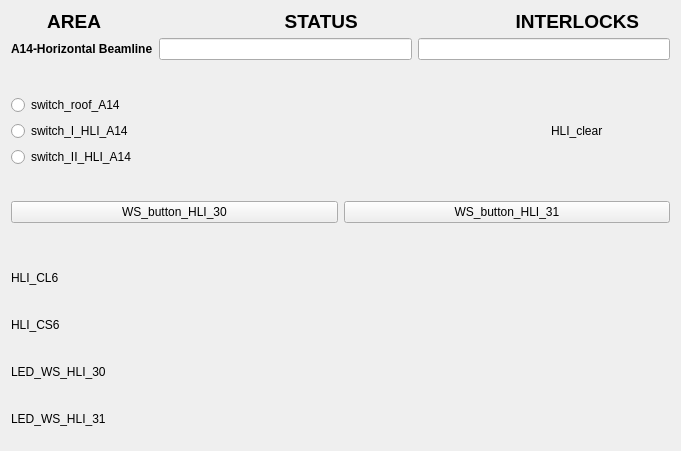
<?xml version="1.0" encoding="UTF-8"?>
<ui version="4.0">
 <class>Form</class>
 <widget class="QWidget" name="Form">
  <property name="geometry">
   <rect>
    <x>0</x>
    <y>0</y>
    <width>681</width>
    <height>451</height>
   </rect>
  </property>
  <property name="windowTitle">
   <string>Form</string>
  </property>
  <layout class="QVBoxLayout" name="verticalLayout_3">
   <item>
    <layout class="QVBoxLayout" name="verticalLayout">
     <item>
      <widget class="QLabel" name="label_4">
       <property name="maximumSize">
        <size>
         <width>16777215</width>
         <height>21</height>
        </size>
       </property>
       <property name="font">
        <font>
         <pointsize>14</pointsize>
         <weight>75</weight>
         <bold>true</bold>
        </font>
       </property>
       <property name="text">
        <string>       AREA                                   STATUS                              INTERLOCKS </string>
       </property>
      </widget>
     </item>
     <item>
      <layout class="QFormLayout" name="formLayout_2">
       <property name="fieldGrowthPolicy">
        <enum>QFormLayout::AllNonFixedFieldsGrow</enum>
       </property>
       <item row="0" column="0">
        <widget class="QLabel" name="label_2">
         <property name="font">
          <font>
           <weight>75</weight>
           <bold>true</bold>
          </font>
         </property>
         <property name="text">
          <string>A14-Horizontal Beamline</string>
         </property>
        </widget>
       </item>
       <item row="0" column="1">
        <layout class="QHBoxLayout" name="horizontalLayout">
         <item>
          <widget class="QELineEdit" name="qelineedit_2">
           <property name="alignment">
            <set>Qt::AlignCenter</set>
           </property>
           <property name="variable" stdset="0">
            <string>VCS:HLI-CLR-STATS</string>
           </property>
           <property name="format" stdset="0">
            <enum>QELineEdit::Default</enum>
           </property>
          </widget>
         </item>
         <item>
          <widget class="QELineEdit" name="qelineedit">
           <property name="alignment">
            <set>Qt::AlignCenter</set>
           </property>
           <property name="variable" stdset="0">
            <string>VCS:HLI-INTLCK-STATS</string>
           </property>
          </widget>
         </item>
        </layout>
       </item>
      </layout>
     </item>
    </layout>
   </item>
   <item>
    <spacer name="verticalSpacer_2">
     <property name="orientation">
      <enum>Qt::Vertical</enum>
     </property>
     <property name="sizeHint" stdset="0">
      <size>
       <width>20</width>
       <height>40</height>
      </size>
     </property>
    </spacer>
   </item>
   <item>
    <layout class="QHBoxLayout" name="horizontalLayout_9">
     <item>
      <layout class="QVBoxLayout" name="verticalLayout_2">
       <item>
        <widget class="QERadioButton" name="qeradiobutton_3">
         <property name="text">
          <string>switch_roof_A14</string>
         </property>
         <property name="autoExclusive">
          <bool>false</bool>
         </property>
         <property name="variable" stdset="0">
          <string>VCS:SW-RF-A14</string>
         </property>
         <property name="format" stdset="0">
          <enum>QERadioButton::LocalEnumeration</enum>
         </property>
         <property name="pressText">
          <string>0</string>
         </property>
         <property name="releaseText">
          <string>1</string>
         </property>
        </widget>
       </item>
       <item>
        <widget class="QERadioButton" name="qeradiobutton_4">
         <property name="text">
          <string>switch_I_HLI_A14</string>
         </property>
         <property name="variable" stdset="0">
          <string>VCS:SW-I-HLI-A14</string>
         </property>
         <property name="format" stdset="0">
          <enum>QERadioButton::LocalEnumeration</enum>
         </property>
         <property name="pressText">
          <string>1</string>
         </property>
         <property name="releaseText">
          <string>0</string>
         </property>
        </widget>
       </item>
       <item>
        <widget class="QERadioButton" name="qeradiobutton_2">
         <property name="text">
          <string>switch_II_HLI_A14</string>
         </property>
         <property name="autoExclusive">
          <bool>false</bool>
         </property>
         <property name="variable" stdset="0">
          <string>VCS:SW-II-HLI-A14</string>
         </property>
         <property name="format" stdset="0">
          <enum>QERadioButton::Integer</enum>
         </property>
        </widget>
       </item>
      </layout>
     </item>
     <item>
      <spacer name="horizontalSpacer">
       <property name="orientation">
        <enum>Qt::Horizontal</enum>
       </property>
       <property name="sizeHint" stdset="0">
        <size>
         <width>40</width>
         <height>20</height>
        </size>
       </property>
      </spacer>
     </item>
     <item>
      <layout class="QHBoxLayout" name="horizontalLayout_8">
       <item>
        <widget class="QLabel" name="label_9">
         <property name="maximumSize">
          <size>
           <width>16777215</width>
           <height>20</height>
          </size>
         </property>
         <property name="text">
          <string>HLI_clear</string>
         </property>
        </widget>
       </item>
       <item>
        <widget class="QEBitStatus" name="qebitstatus_3">
         <property name="minimumSize">
          <size>
           <width>61</width>
           <height>41</height>
          </size>
         </property>
         <property name="maximumSize">
          <size>
           <width>61</width>
           <height>41</height>
          </size>
         </property>
         <property name="numberOfBits">
          <number>1</number>
         </property>
         <property name="shape">
          <enum>QBitStatus::Circle</enum>
         </property>
         <property name="offColour">
          <color>
           <red>0</red>
           <green>77</green>
           <blue>0</blue>
          </color>
         </property>
         <property name="variable" stdset="0">
          <string>VCS:HLI-CLR</string>
         </property>
        </widget>
       </item>
      </layout>
     </item>
    </layout>
   </item>
   <item>
    <spacer name="verticalSpacer_3">
     <property name="orientation">
      <enum>Qt::Vertical</enum>
     </property>
     <property name="sizeHint" stdset="0">
      <size>
       <width>20</width>
       <height>40</height>
      </size>
     </property>
    </spacer>
   </item>
   <item>
    <layout class="QHBoxLayout" name="horizontalLayout_10">
     <item>
      <widget class="QEPushButton" name="qepushbutton">
       <property name="text">
        <string>WS_button_HLI_30</string>
       </property>
       <property name="variable" stdset="0">
        <string>VCS:WS-BUT-HLI-30</string>
       </property>
       <property name="writeOnPress">
        <bool>true</bool>
       </property>
       <property name="writeOnRelease">
        <bool>true</bool>
       </property>
       <property name="writeOnClick">
        <bool>false</bool>
       </property>
       <property name="pressText">
        <string>0</string>
       </property>
       <property name="releaseText">
        <string>1</string>
       </property>
      </widget>
     </item>
     <item>
      <widget class="QEPushButton" name="qepushbutton_2">
       <property name="text">
        <string>WS_button_HLI_31</string>
       </property>
       <property name="variable" stdset="0">
        <string>VCS:WS-BUT-HLI-31</string>
       </property>
       <property name="writeOnPress">
        <bool>true</bool>
       </property>
       <property name="writeOnRelease">
        <bool>true</bool>
       </property>
       <property name="writeOnClick">
        <bool>false</bool>
       </property>
       <property name="pressText">
        <string>0</string>
       </property>
       <property name="releaseText">
        <string>1</string>
       </property>
      </widget>
     </item>
    </layout>
   </item>
   <item>
    <spacer name="verticalSpacer">
     <property name="orientation">
      <enum>Qt::Vertical</enum>
     </property>
     <property name="sizeHint" stdset="0">
      <size>
       <width>20</width>
       <height>40</height>
      </size>
     </property>
    </spacer>
   </item>
   <item>
    <layout class="QHBoxLayout" name="horizontalLayout_4">
     <item>
      <widget class="QLabel" name="label_5">
       <property name="maximumSize">
        <size>
         <width>16777215</width>
         <height>20</height>
        </size>
       </property>
       <property name="text">
        <string>HLI_CL6</string>
       </property>
      </widget>
     </item>
     <item>
      <widget class="QEBitStatus" name="qebitstatus">
       <property name="minimumSize">
        <size>
         <width>61</width>
         <height>41</height>
        </size>
       </property>
       <property name="maximumSize">
        <size>
         <width>61</width>
         <height>41</height>
        </size>
       </property>
       <property name="numberOfBits">
        <number>1</number>
       </property>
       <property name="shape">
        <enum>QBitStatus::Circle</enum>
       </property>
       <property name="offColour">
        <color>
         <red>0</red>
         <green>66</green>
         <blue>0</blue>
        </color>
       </property>
       <property name="variable" stdset="0">
        <string>VCS:CL6-HLI</string>
       </property>
       <property name="displayAlarmStateOption" stdset="0">
        <enum>QEBitStatus::Never</enum>
       </property>
      </widget>
     </item>
    </layout>
   </item>
   <item>
    <layout class="QHBoxLayout" name="horizontalLayout_5">
     <item>
      <widget class="QLabel" name="label_6">
       <property name="maximumSize">
        <size>
         <width>16777215</width>
         <height>20</height>
        </size>
       </property>
       <property name="text">
        <string>HLI_CS6</string>
       </property>
      </widget>
     </item>
     <item>
      <widget class="QEBitStatus" name="qebitstatus_2">
       <property name="minimumSize">
        <size>
         <width>61</width>
         <height>41</height>
        </size>
       </property>
       <property name="maximumSize">
        <size>
         <width>61</width>
         <height>41</height>
        </size>
       </property>
       <property name="numberOfBits">
        <number>1</number>
       </property>
       <property name="shape">
        <enum>QBitStatus::Circle</enum>
       </property>
       <property name="offColour">
        <color>
         <red>0</red>
         <green>71</green>
         <blue>0</blue>
        </color>
       </property>
       <property name="variable" stdset="0">
        <string>VCS:CS6-HLI</string>
       </property>
      </widget>
     </item>
    </layout>
   </item>
   <item>
    <layout class="QHBoxLayout" name="horizontalLayout_6">
     <item>
      <widget class="QLabel" name="label_7">
       <property name="maximumSize">
        <size>
         <width>16777215</width>
         <height>20</height>
        </size>
       </property>
       <property name="text">
        <string>LED_WS_HLI_30</string>
       </property>
      </widget>
     </item>
     <item>
      <widget class="QEBitStatus" name="qebitstatus_4">
       <property name="minimumSize">
        <size>
         <width>61</width>
         <height>41</height>
        </size>
       </property>
       <property name="maximumSize">
        <size>
         <width>61</width>
         <height>41</height>
        </size>
       </property>
       <property name="numberOfBits">
        <number>1</number>
       </property>
       <property name="shape">
        <enum>QBitStatus::Circle</enum>
       </property>
       <property name="offColour">
        <color>
         <red>0</red>
         <green>70</green>
         <blue>0</blue>
        </color>
       </property>
       <property name="variable" stdset="0">
        <string>VCS:LED-WS-HLI-30</string>
       </property>
       <property name="variableSubstitutions" stdset="0">
        <string/>
       </property>
      </widget>
     </item>
    </layout>
   </item>
   <item>
    <layout class="QHBoxLayout" name="horizontalLayout_7">
     <item>
      <widget class="QLabel" name="label_8">
       <property name="maximumSize">
        <size>
         <width>16777215</width>
         <height>20</height>
        </size>
       </property>
       <property name="text">
        <string>LED_WS_HLI_31</string>
       </property>
      </widget>
     </item>
     <item>
      <widget class="QEBitStatus" name="qebitstatus_5">
       <property name="minimumSize">
        <size>
         <width>61</width>
         <height>41</height>
        </size>
       </property>
       <property name="maximumSize">
        <size>
         <width>61</width>
         <height>41</height>
        </size>
       </property>
       <property name="numberOfBits">
        <number>1</number>
       </property>
       <property name="shape">
        <enum>QBitStatus::Circle</enum>
       </property>
       <property name="offColour">
        <color>
         <red>0</red>
         <green>76</green>
         <blue>0</blue>
        </color>
       </property>
       <property name="variable" stdset="0">
        <string>VCS:LED-WS-HLI-31</string>
       </property>
      </widget>
     </item>
    </layout>
   </item>
  </layout>
 </widget>
 <customwidgets>
  <customwidget>
   <class>QEBitStatus</class>
   <extends>QBitStatus</extends>
   <header>QEBitStatus.h</header>
  </customwidget>
  <customwidget>
   <class>QELineEdit</class>
   <extends>QLineEdit</extends>
   <header>QELineEdit.h</header>
  </customwidget>
  <customwidget>
   <class>QEPushButton</class>
   <extends>QPushButton</extends>
   <header>QEPushButton.h</header>
  </customwidget>
  <customwidget>
   <class>QERadioButton</class>
   <extends>QRadioButton</extends>
   <header>QERadioButton.h</header>
  </customwidget>
  <customwidget>
   <class>QBitStatus</class>
   <extends>QWidget</extends>
   <header>QBitStatus.h</header>
  </customwidget>
 </customwidgets>
 <resources/>
 <connections/>
</ui>
